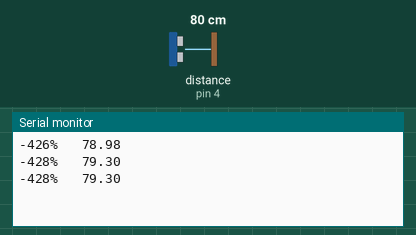
This sketch was run on a simulated Arduino Uno, built with avr-gcc and run on an emulated ATmega328P. Parts: the last lines printed to the serial monitor. Wiring (inferred from the names in the program): ultrasonic range finder: trigger pin 5; echo pin 4. The inputs (shaded band) are chosen by the test bench; at power-on: distance to the obstacle (sensor on pin 4) 80 cm. The echo pulse lasts 58.3 µs per cm.

Above: at 1.3 s.
1.4 s: distance to the obstacle (sensor on pin 4) set to 2 cm
At 1.9 s:
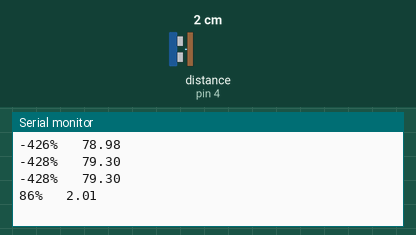
2.9 s: distance to the obstacle (sensor on pin 4) set to 4 cm
At 3.4 s:
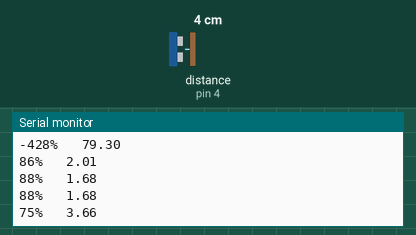
Timing chart, 0 to 5.9 s (numbered marks = the images above; inputs shaded):
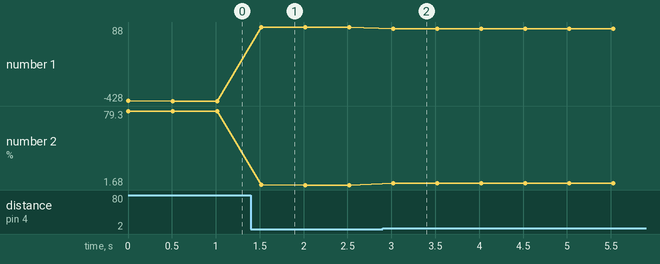

Measured:
- after the input at 1.4 s, the serial monitor: prints a new line after 0.12 s (image 1)
- after the input at 2.9 s, the serial monitor: prints a new line after 0.12 s (image 2)
- plotted number 1: -428 → 88 after the input at 1.4 s, 88 → 75 after the input at 2.9 s
- plotted number 2: 79.3 → 1.68 after the input at 1.4 s, 1.68 → 3.66 after the input at 2.9 s

The sketch:

sketch_sep27a.ino
```cpp
// Configuramos los pines del sensor Trigger y Echo
const int PinTrig = 5;
const int PinEcho = 4;
// Constante velocidad sonido en cm/s
const float VelSon = 34000.0;
float distancia;
int porcentaje;

void setup() {
  // Iniciamos el monitor serie para mostrar el resultado
  Serial.begin(9600);

  // Ponemos el pin Trig en modo salida
  pinMode(PinTrig, OUTPUT);

  // Ponemos el pin Echo en modo entrada
  pinMode(PinEcho, INPUT);
}

void loop() {
  iniciarTrigger();

  // La función pulseIn obtiene el tiempo que tarda en cambiar entre estados, en este caso a HIGH
  unsigned long tiempo = pulseIn(PinEcho, HIGH);

  // Obtenemos la distancia en cm, hay que convertir el tiempo en segudos ya que está en microsegundos
  // por eso se multiplica por 0.000001
  distancia = tiempo * 0.000001 * VelSon / 2.0;
  porcentaje = (1 - (distancia / 15)) * 100;
  Serial.print(porcentaje);
  Serial.print("%   ");
  Serial.println(distancia);
  delay(500);
}
// Método que inicia la secuencia del Trigger para comenzar a medir
void iniciarTrigger() {
  // Ponemos el Triiger en estado bajo y esperamos 2 ms
  digitalWrite(PinTrig, LOW);
  delayMicroseconds(2);

  // Ponemos el pin Trigger a estado alto y esperamos 10 ms
  digitalWrite(PinTrig, HIGH);
  delayMicroseconds(10);

  // Comenzamos poniendo el pin Trigger en estado bajo
  digitalWrite(PinTrig, LOW);
}
```
